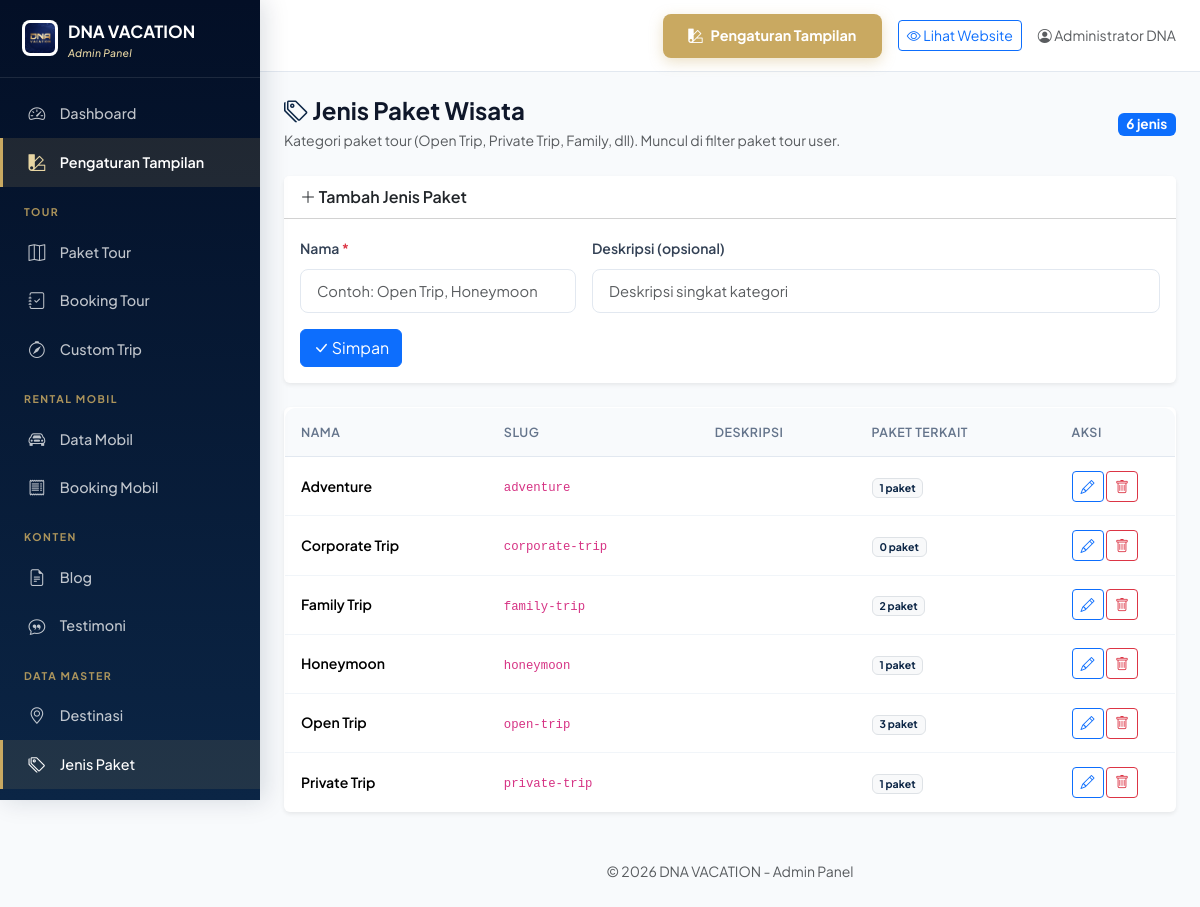
Screenshot of /admin/tour-categories.php (signed in) with the database file from the repository.
### tables this page shows
CREATE TABLE tour_categories (
  id INT AUTO_INCREMENT PRIMARY KEY,
  name VARCHAR(100) NOT NULL,
  slug VARCHAR(120) NOT NULL UNIQUE,
  description TEXT,
  created_at TIMESTAMP DEFAULT CURRENT_TIMESTAMP
);

### includes/config.php (called while the page is built, shortened)
<?php
function e($str) {
    return htmlspecialchars($str, ENT_QUOTES, 'UTF-8');
}

### admin/tour-categories.php (the view, shortened to what this page needs)
<?php
require_once __DIR__ . '/includes/header.php';
$categories = $pdo->query("SELECT c.*, (SELECT COUNT(*) FROM tours WHERE category_id=c.id) as tour_count FROM tour_categories c ORDER BY c.name")->fetchAll();
$editItem = null;
?>
<div class="p-3 p-md-4">
    <div class="d-flex justify-content-between align-items-center mb-4 flex-wrap gap-2">
        <div>
            <h4 class="fw-bold mb-1"><i class="bi bi-tags text-primary-custom"></i> Jenis Paket Wisata</h4>
            <p class="text-muted small mb-0">Kategori paket tour (Open Trip, Private Trip, Family, dll). Muncul di filter paket tour user.</p>
        </div>
        <span class="badge bg-primary" style="font-size:.85rem"><?= count($categories) ?> jenis</span>
    </div>
    <div class="card border-0 shadow-sm mb-4">
        <div class="card-header bg-white fw-semibold"><i class="bi bi-<?= $editItem ? 'pencil' : 'plus-lg' ?>"></i> <?= $editItem ? 'Edit' : 'Tambah' ?> Jenis Paket</div>
        <div class="card-body">
            <form method="POST">
                <div class="row g-3">
                    <div class="col-md-4">
                        <label class="form-label small fw-semibold">Nama <span class="text-danger">*</span></label>
                        <input type="text" name="name" class="form-control" value="<?= e($editItem['name'] ?? '') ?>" required placeholder="Contoh: Open Trip, Honeymoon">
                    </div>
                    <div class="col-md-8">
                        <label class="form-label small fw-semibold">Deskripsi (opsional)</label>
                        <input type="text" name="description" class="form-control" value="<?= e($editItem['description'] ?? '') ?>" placeholder="Deskripsi singkat kategori">
                    </div>
                    <div class="col-12">
                        <button type="submit" class="btn btn-primary"><i class="bi bi-check-lg"></i> Simpan</button>
                    </div>
                </div>
            </form>
        </div>
    </div>
    <div class="card border-0 shadow-sm">
        <div class="card-body p-0">
            <div class="table-responsive">
                <table class="table admin-table table-hover align-middle mb-0">
                    <thead>
                        <tr>
                            <th>Nama</th>
                            <th>Slug</th>
                            <th>Deskripsi</th>
                            <th>Paket Terkait</th>
                            <th style="width:120px">Aksi</th>
                        </tr>
                    </thead>
                    <tbody>
                        <?php if (empty($categories)): ?>
                            <tr><td colspan="5" class="text-center text-muted py-4">Belum ada jenis paket wisata.</td></tr>
                        <?php else: ?>
                            <?php foreach ($categories as $c): ?>
                                <tr>
                                    <td class="small fw-semibold"><?= e($c['name']) ?></td>
                                    <td class="small"><code><?= e($c['slug']) ?></code></td>
                                    <td class="small text-muted"><?= e(truncate($c['description'] ?? '', 80)) ?></td>
                                    <td class="small"><span class="badge bg-light text-primary-custom border"><?= $c['tour_count'] ?> paket</span></td>
                                    <td>
                                        <a href="?edit=<?= $c['id'] ?>" class="btn btn-sm btn-outline-primary"><i class="bi bi-pencil"></i></a>
                                        <a href="?delete=<?= $c['id'] ?>" class="btn btn-sm btn-outline-danger" data-confirm="Hapus jenis paket ini? Paket yang terkait akan tanpa kategori."><i class="bi bi-trash"></i></a>
                                    </td>
                                </tr>
                            <?php endforeach; ?>
                        <?php endif; ?>
                    </tbody>
                </table>
            </div>
        </div>
    </div>
</div>
<?php require_once __DIR__ . '/includes/footer.php'; ?>

### assets/css/style.css (style rules this page uses)
:root { --primary: #0B2545; --primary-dark: #061838; --primary-darker: #030F26; --primary-mid: #13315C; --primary-light: #E8EEF7; --primary-lighter: #F4F7FC; --gold: #C9A961; --gold-dark: #A88540; --gold-light: #E8D6A3; --gold-lighter: #FBF5E4; --secondary: #C9A961; --secondary-dark: #A88540; --secondary-light: #FBF5E4; --accent: #EC7B4E; --accent-light: #FFEDD5; --success: #10B981; --success-light: #D1FAE5; --danger: #EF4444; --warning: #F59E0B; --dark: #0F172A; --gray-50: #F8FAFC; --gray-100: #F1F5F9; --gray-200: #E2E8F0; --gray-300: #CBD5E1; --gray-400: #94A3B8; --gray-500: #64748B; --gray-600: #475569; --gray-700: #334155; --gray-800: #1E293B; --font-main: 'Plus Jakarta Sans', -apple-system, BlinkMacSystemFont, sans-serif; --radius: 12px; --radius-sm: 8px; --radius-lg: 16px; --radius-xl: 20px; --shadow: 0 1px 3px rgba(11,37,69,.06), 0 1px 2px rgba(11,37,69,.04); --shadow-md: 0 4px 16px rgba(11,37,69,.08); --shadow-lg: 0 12px 32px rgba(11,37,69,.12); --shadow-xl: 0 20px 48px rgba(11,37,69,.18); --transition: all .25s cubic-bezier(.4,0,.2,1); }
* { box-sizing: border-box; }
body { font-family: var(--font-main); color: var(--dark); line-height: 1.65; background: #fff; -webkit-font-smoothing: antialiased; text-rendering: optimizeLegibility; }
a { text-decoration: none; }
.text-primary-custom { color: var(--primary) !important; }
.form-control, .form-select { border-radius: var(--radius-sm); border: 1.5px solid var(--gray-200); padding: .65rem 1rem; font-size: .92rem; transition: var(--transition); background: #fff; }
.form-label { color: var(--gray-700); }
body.admin-body { background: var(--gray-50); }
.admin-table { background: #fff; border-radius: var(--radius); border: 1px solid var(--gray-200); overflow: hidden; }
.admin-table th { background: var(--gray-50); font-weight: 600; font-size: .78rem; text-transform: uppercase; letter-spacing: .5px; color: var(--gray-500); padding: .85rem 1rem; border-bottom: 1px solid var(--gray-200); }
.admin-table td { padding: .85rem 1rem; font-size: .88rem; vertical-align: middle; border-bottom: 1px solid var(--gray-100); }
.admin-table tr:last-child td { border-bottom: none; }

### rows the page displays
tour_categories: name "Adventure", slug "adventure", tour_count "1"
tour_categories: name "Corporate Trip", slug "corporate-trip", tour_count "0"
tour_categories: name "Family Trip", slug "family-trip", tour_count "2"
tour_categories: name "Honeymoon", slug "honeymoon", tour_count "1"
tour_categories: name "Open Trip", slug "open-trip", tour_count "3"
tour_categories: name "Private Trip", slug "private-trip", tour_count "1"

### other values shown
$_SESSION['admin_name'] "Administrator DNA"
count($categories) "6"
SITE_NAME "DNA VACATION"
